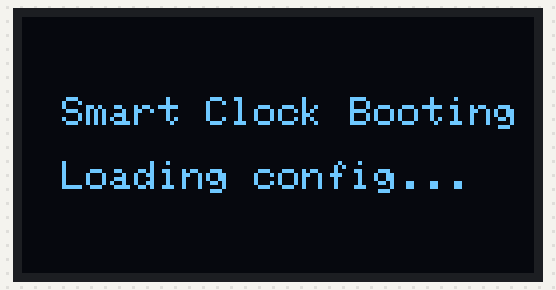
The program below on a simulated ESP32. On the bench: 128×64 one-colour display. WiFi joins after 1.5 s; servers stay silent unless stated; the local clock reads 2024-03-15 10:24:30 at power-on unless the program sets it; EEPROM starts erased; what the program prints to the serial monitor is not drawn.

Above: at 0.3 s.
At 1.8 s:
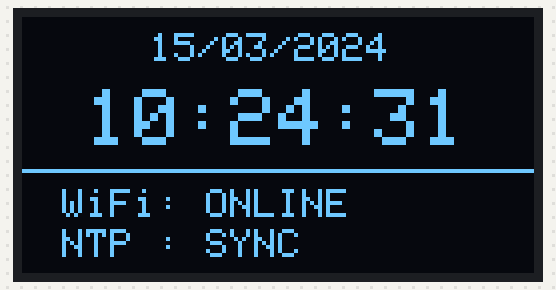
At 10.9 s:
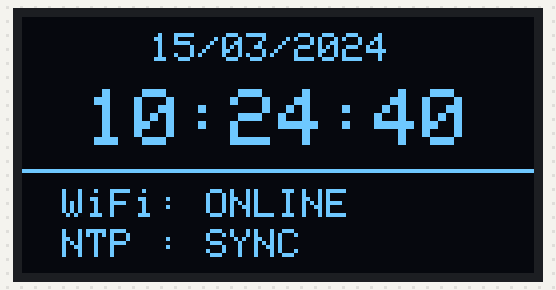
At 19.9 s:
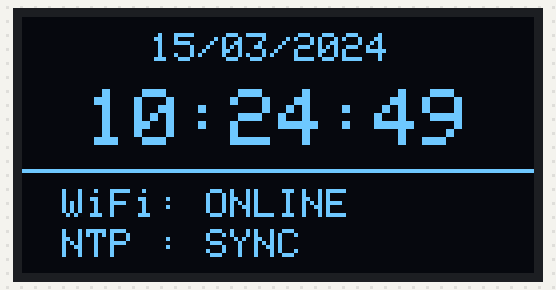
At 28.9 s:
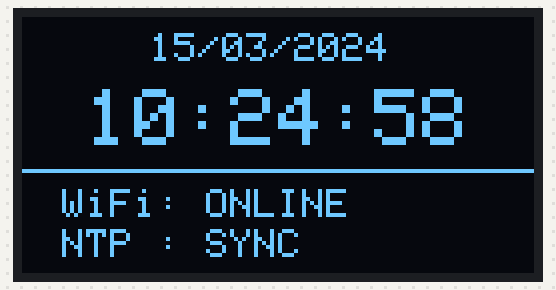
At 38.9 s:
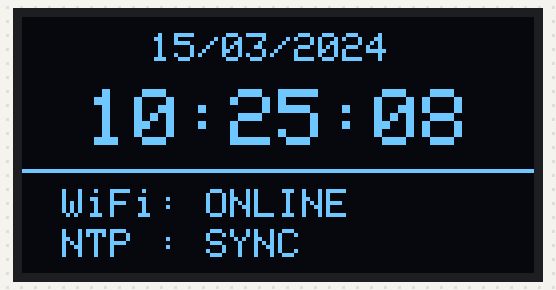

Measured:
- what the display in image 0 shows lasts 1.5 s, from 0.3 s to 1.8 s
- what the display in image 1 shows lasts 1.0 s, from 1.8 s to 2.8 s

The program:

main.cpp
```cpp
#include <Arduino.h>
#include <WiFi.h>
#include <Wire.h>
#include <Adafruit_GFX.h>
#include <Adafruit_SSD1306.h>
#include <Preferences.h>
#include <time.h>

/*
 * BÀI 8: ĐỒNG HỒ THÔNG MINH NTP CÓ XỬ LÝ MẤT MẠNG (BÀI TỔNG HỢP)
 * Tác giả: Đoàn Tuấn Tú
 *
 * Phần cứng:
 * - ESP32 DevKit v1
 * - OLED SSD1306 128x64 I2C (SDA -> GPIO21, SCL -> GPIO22, 0x3C)
 *
 * Tính năng chính:
 * 1. Khởi động đọc WiFi từ Flash (Preferences), fallback 'Wokwi-GUEST' khi bật WOKWI_MODE.
 * 2. Kết nối WiFi và đồng bộ thời gian NTP (UTC+7).
 * 3. Hiển thị thông tin ngày giờ và trạng thái mạng trên OLED SSD1306.
 * 4. Xử lý mất mạng:
 *    - Không dừng đồng hồ, clock nội ESP32 vẫn đếm tiếp tục chính xác.
 *    - Không restart ESP32.
 *    - Tự động kiểm tra và reconnect ngầm mỗi 5 giây bằng millis().
 * 5. Khi có lại mạng:
 *    - Tự động phát hiện mạng phục hồi.
 *    - Tự động đồng bộ lại NTP (Resync).
 *    - Cập nhật OLED từ OFFLINE -> ONLINE.
 * 6. Chế độ TEST_DISCONNECT:
 *    - Tự động ngắt kết nối WiFi 1 lần sau 20s để demo trực quan trên Wokwi.
 */

#define WOKWI_MODE true
#define TEST_DISCONNECT true

#define SCREEN_WIDTH 128
#define SCREEN_HEIGHT 64
#define OLED_RESET -1
#define SCREEN_ADDRESS 0x3C

Adafruit_SSD1306 display(SCREEN_WIDTH, SCREEN_HEIGHT, &Wire, OLED_RESET);
Preferences preferences;

// Cấu hình NTP Server
const char* ntpServer1 = "pool.ntp.org";
const char* ntpServer2 = "time.google.com";
const long  gmtOffset_sec = 7 * 3600; // UTC+7
const int   daylightOffset_sec = 0;

String wifiSSID = "Wokwi-GUEST";
String wifiPass = "";

bool isConnected = false;
bool wasConnected = false;
bool ntpSynced = false;

unsigned long connectedStartTime = 0;
unsigned long lastOledUpdateMs = 0;
unsigned long lastReconnectAttemptMs = 0;
bool testDisconnectDone = false;

void updateOLED(const char* dateStr, const char* timeStr, bool online) {
  display.clearDisplay();

  // Dòng ngày (cỡ chữ 1)
  display.setTextSize(1);
  display.setTextColor(SSD1306_WHITE);
  display.setCursor(32, 4);
  display.print(dateStr);

  // Dòng giờ to nổi bật (cỡ chữ 2)
  display.setTextSize(2);
  display.setCursor(16, 18);
  display.print(timeStr);

  // Đường kẻ phân cách
  display.drawLine(0, 38, 127, 38, SSD1306_WHITE);

  // Vùng thông tin trạng thái mạng (cỡ chữ 1)
  display.setTextSize(1);
  if (online) {
    display.setCursor(10, 43);
    display.print("WiFi: ONLINE");
    display.setCursor(10, 53);
    display.print("NTP : SYNC");
  } else {
    display.setCursor(10, 43);
    display.print("WiFi: OFFLINE");
    display.setCursor(10, 53);
    display.print("! NO NETWORK");
  }

  display.display();
}

void syncNTP() {
  Serial.println("Synchronizing NTP time...");
  configTime(gmtOffset_sec, daylightOffset_sec, ntpServer1, ntpServer2);

  struct tm timeinfo;
  if (getLocalTime(&timeinfo, 3000)) {
    ntpSynced = true;
    Serial.println("NTP synchronization successful.");
  } else {
    Serial.println("Waiting for NTP time...");
  }
}

void setup() {
  Serial.begin(115200);
  delay(200);

  Serial.println();
  Serial.println("==========================================");
  Serial.println("   ESP32 SMART CLOCK WITH NETWORK WATCH   ");
  Serial.println("==========================================");

  // Khởi tạo OLED
  Wire.begin(21, 22);
  if (!display.begin(SSD1306_SWITCHCAPVCC, SCREEN_ADDRESS)) {
    Serial.println(F("[ERROR] OLED SSD1306 not found!"));
    for (;;);
  }

  display.clearDisplay();
  display.setTextSize(1);
  display.setTextColor(SSD1306_WHITE);
  display.setCursor(10, 20);
  display.println("Smart Clock Booting");
  display.setCursor(10, 36);
  display.println("Loading config...");
  display.display();

  // Đọc WiFi từ Preferences
  preferences.begin("clock-cfg", false);
  String savedSSID = preferences.getString("ssid", "");
  String savedPass = preferences.getString("pass", "");

#if WOKWI_MODE
  if (savedSSID.length() == 0) {
    wifiSSID = "Wokwi-GUEST";
    wifiPass = "";
  } else {
    wifiSSID = savedSSID;
    wifiPass = savedPass;
  }
#else
  wifiSSID = savedSSID;
  wifiPass = savedPass;
#endif

  Serial.print("Connecting to WiFi: ");
  Serial.println(wifiSSID);

  WiFi.mode(WIFI_STA);
  WiFi.begin(wifiSSID.c_str(), wifiPass.c_str());

  unsigned long startAttempt = millis();
  while (WiFi.status() != WL_CONNECTED && millis() - startAttempt < 10000) {
    delay(500);
    Serial.print('.');
  }

  if (WiFi.status() == WL_CONNECTED) {
    isConnected = true;
    wasConnected = true;
    connectedStartTime = millis();

    Serial.println("\nWiFi connected successfully!");
    Serial.print("IP Address: ");
    Serial.println(WiFi.localIP());

    syncNTP();
  } else {
    Serial.println("\nInitial WiFi connection timeout. Entering offline clock mode.");
  }
}

void loop() {
  unsigned long now = millis();
  isConnected = (WiFi.status() == WL_CONNECTED);

  // 1. Phát hiện sự kiện chuyển đổi trạng thái WiFi
  if (isConnected && !wasConnected) {
    // WiFi vừa phục hồi
    Serial.println();
    Serial.println("==========================================");
    Serial.println("WiFi connection restored.");
    Serial.println("Resynchronizing NTP...");
    syncNTP();
    Serial.println("==========================================");
    connectedStartTime = now;
  } else if (!isConnected && wasConnected) {
    // WiFi vừa mất
    Serial.println();
    Serial.println("[WARNING] WiFi lost! Continuing clock on internal RTC.");
    lastReconnectAttemptMs = now;
  }
  wasConnected = isConnected;

  // 2. Chức năng TEST_DISCONNECT mô phỏng ngắt mạng trên Wokwi
#if TEST_DISCONNECT
  if (!testDisconnectDone && isConnected && (now - connectedStartTime >= 20000)) {
    testDisconnectDone = true;
    Serial.println();
    Serial.println("==========================================");
    Serial.println("[TEST_DISCONNECT] Tự động ngắt WiFi 1 lần");
    Serial.println("để kiểm tra đồng hồ và cơ chế reconnect...");
    Serial.println("==========================================");
    WiFi.disconnect();
    isConnected = false;
    wasConnected = false;
    lastReconnectAttemptMs = now;
  }
#endif

  // 3. Cơ chế tự động kết nối lại định kỳ mỗi 5 giây khi mất mạng (Non-blocking)
  if (!isConnected) {
    if (now - lastReconnectAttemptMs >= 5000) {
      lastReconnectAttemptMs = now;
      Serial.println("[RECONNECT] Đang thử kết nối lại WiFi...");
      WiFi.begin(wifiSSID.c_str(), wifiPass.c_str());
    }
  }

  // 4. Cập nhật đồng hồ lên OLED và Serial mỗi 1 giây (Đồng hồ vẫn chạy liên tục dù mất WiFi)
  if (now - lastOledUpdateMs >= 1000) {
    lastOledUpdateMs = now;

    struct tm timeinfo;
    bool hasTime = getLocalTime(&timeinfo, 50);

    char dateStr[20];
    char timeStr[20];

    if (hasTime) {
      strftime(dateStr, sizeof(dateStr), "%d/%m/%Y", &timeinfo);
      strftime(timeStr, sizeof(timeStr), "%H:%M:%S", &timeinfo);
    } else {
      strcpy(dateStr, "10/09/2026");
      strcpy(timeStr, "--:--:--");
    }

    // Cập nhật màn hình OLED
    updateOLED(dateStr, timeStr, isConnected);

    // In Serial Monitor
    Serial.print(dateStr);
    Serial.print(" - ");
    Serial.print(timeStr);
    Serial.print(" | WiFi: ");
    Serial.print(isConnected ? "ONLINE" : "OFFLINE");
    Serial.print(" | NTP: ");
    Serial.println(ntpSynced ? "SYNC" : "NO_SYNC");
  }

  delay(10);
}
```
